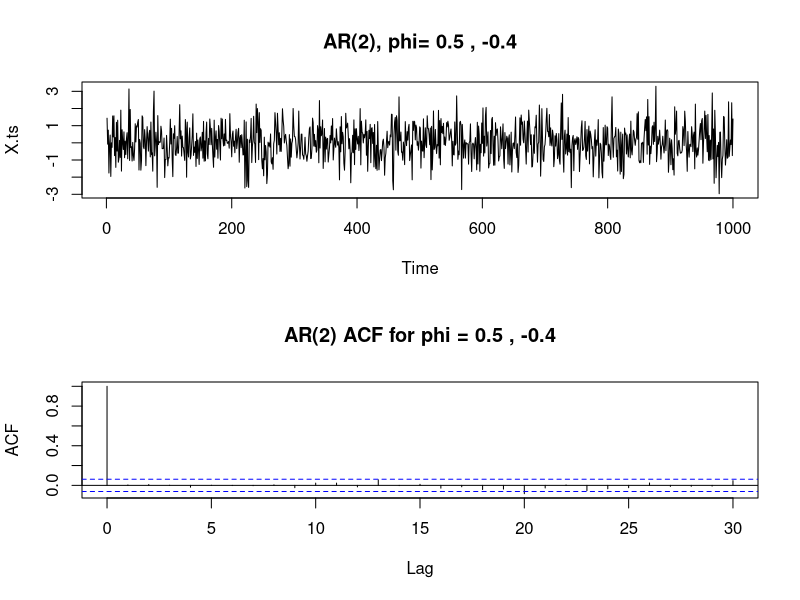

The R source for this figure:
set.seed(2017);
phi1 = .5;
phi2 = -.4;
X.ts = arima.sim(list(ar= c()), n = 1000);
par(mfrow = c(2,1));
plot(X.ts, main=paste("AR(2), phi=", phi1, ",", phi2));
X.acf = acf(X.ts, main=paste("AR(2) ACF for phi =", phi1, ",", phi2))
